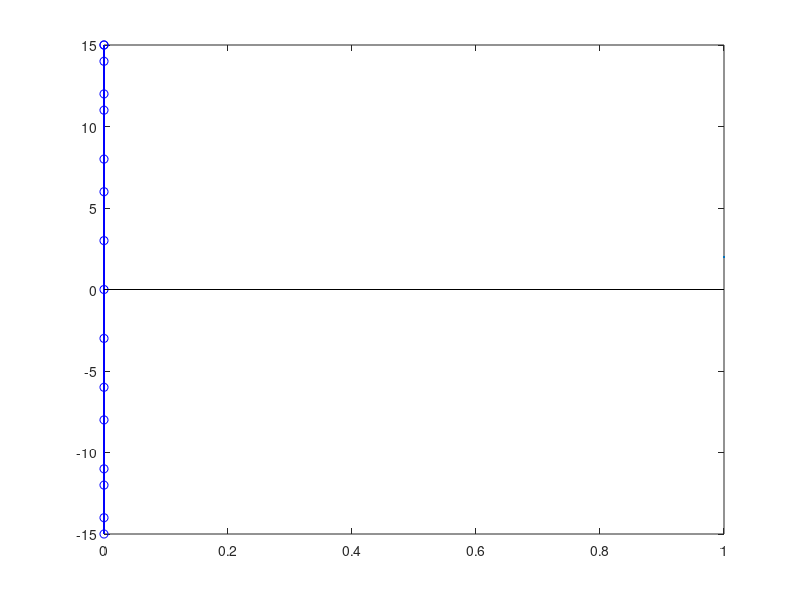

Recreate this plot in MATLAB. (Note: this script raises an error after producing the figure.)
% Create sin and cos Template for _MHz signal
%F1 = 3*10^6;     % 3MHz signal
%F1 = 2*10^6;     % 2MHz signal
F1 = 2.5*10^6;   % 2.5MHz signal
%F1 = 1.5*10^6;   % 1.5MHz signal
%F1 = 1*10^6;     % 1MHz signal

%F1 = 3.5*10^6;   % 1.5MHz signal
%F1 = 4*10^6;   % 1.5MHz signal
%F1 = 1.6*10^6;   % 1.6MHz signal
%F1 = 1.75*10^6;  % 1.75MHz signal
%F1 = 4*10^6;     % 2MHz signal

% Magnitude
Magnitude = 15; % +-15
%Magnitude = 1023; % +-1000

% 1 = 802.15.4
% 2 = BLE
MODE = 2;
%---------------------------------------------------%
% Data rate
fs1 = 128*10^6; % 16MHz Clock (sampling frequency)
dt1 = 1/fs1;    % seconds per sample

if (MODE == 1) StopTime1 = 0.45e-6;  % need 8 samples for 802.15.4
else StopTime1 = 0.95e-6; end       % need 16 samples for BLE

t1 = (0:dt1:StopTime1)'; 
% For ploting
data1 = Magnitude*cos(2*pi*F1*t1); 
data2 = Magnitude*sin(2*pi*F1*t1);

%---------------------------------------------------%
% Sample rate
F2 = 16*10^6;   % 16MHz
t2 = (0:1/F2:StopTime1);
%---------------------------------------------------%
Template1 = zeros(1,length(t2),'double')';
Template2 = zeros(1,length(t2),'double')';

i = 1;
for t = t2
    Template1(i) = round(Magnitude*cos(2*pi*F1*t)); 
    Template2(i) = round(Magnitude*sin(2*pi*F1*t)); 
    i = i + 1;
end    
% clear figure
clf
% Plot cosine
plot(t1,data1,Color="b",LineWidth = 2);
hold on;
stem(t2,Template1,Color="b");
title("2MHz Cos", "FontSize",28, LineWidth = 2);
%hold on;
% Plot sine
plot(t1,data2,Color="r");
hold on;
stem(t2,Template2,Color="r");
%hold on;


% Verilog text
% Note: need to change the Template name "Template_Cos'XX'MHz"
for i = 1:length(Template1)
    % check if negative
    if Template1(i) < 0 
        VerilogCosTemplate(i,1) = "assign Template_Cos3MHz["+(i-1)+"] = -11'd"+(abs(Template1(i)))+";";
    else
        VerilogCosTemplate(i,1) = "assign Template_Cos3MHz["+(i-1)+"] = 11'd"+Template1(i)+";";
    end
    % check if negative
    if Template2(i) < 0 
        VerilogSinTemplate(i,1) = "assign Template_Sin3MHz["+(i-1)+"] = -11'd"+(abs(Template2(i)))+";";
    else
        VerilogSinTemplate(i,1) = "assign Template_Sin3MHz["+(i-1)+"] = 11'd"+Template2(i)+";";
    end
end

% MATLAB text
for i = 1:length(Template1)
    if i == 1
        MATLABCosTemplate = Template1(i);
        MATLABSinTemplate = Template2(i);
    else
        MATLABCosTemplate = MATLABCosTemplate + ";" + Template1(i);
        MATLABSinTemplate = MATLABSinTemplate + ";" + Template2(i);
    end
end
